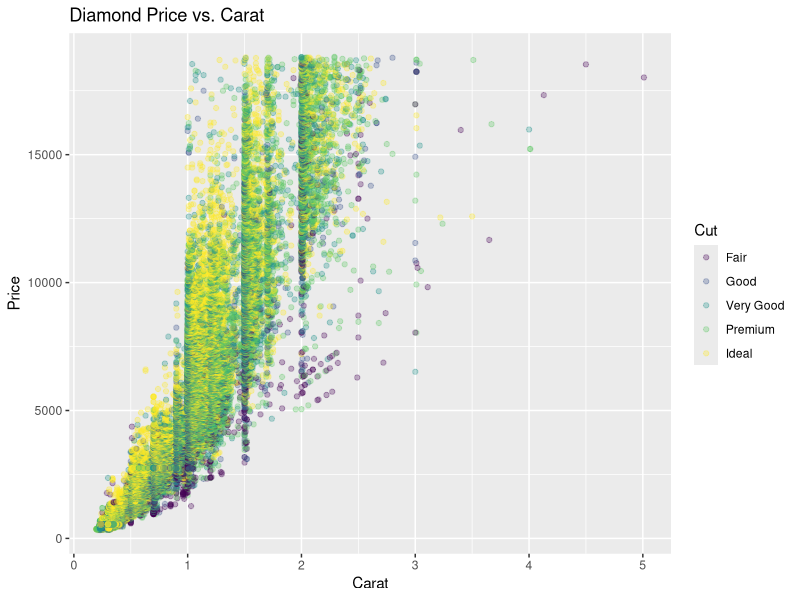

Here is the R script that generated this plot:
#| title: "Scatterplots: Part 3"
#| dataset-name: "diamonds"
#| description: "The next step in building your plot is to add human-readable labels for the title, x-axis, y-axis and legend."

library(ggplot2)

p <- ggplot(diamonds, aes(x = carat, y = price, colour = cut)) +
  geom_point(alpha = 0.3) +
  labs(
    title = "Diamond Price vs. Carat",
    x = "Carat",
    y = "Price",
    colour = "Cut"
  )

plot(p)
